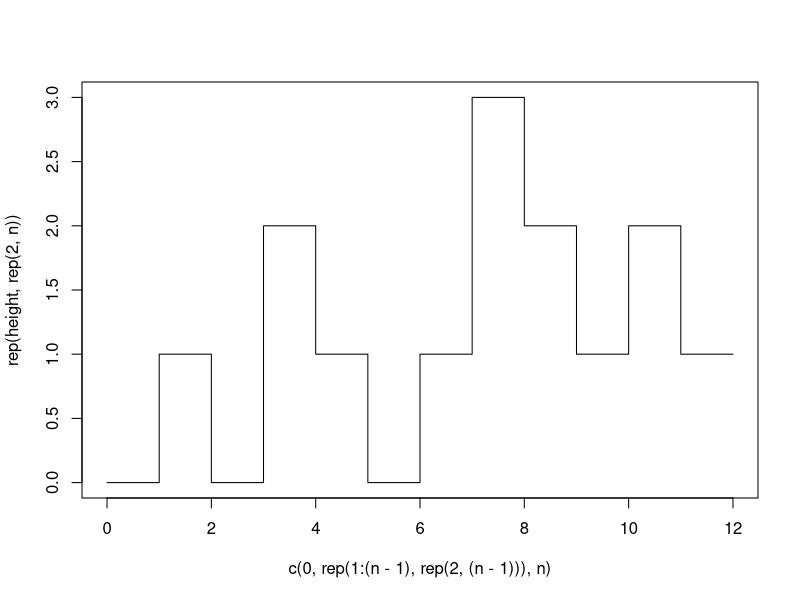
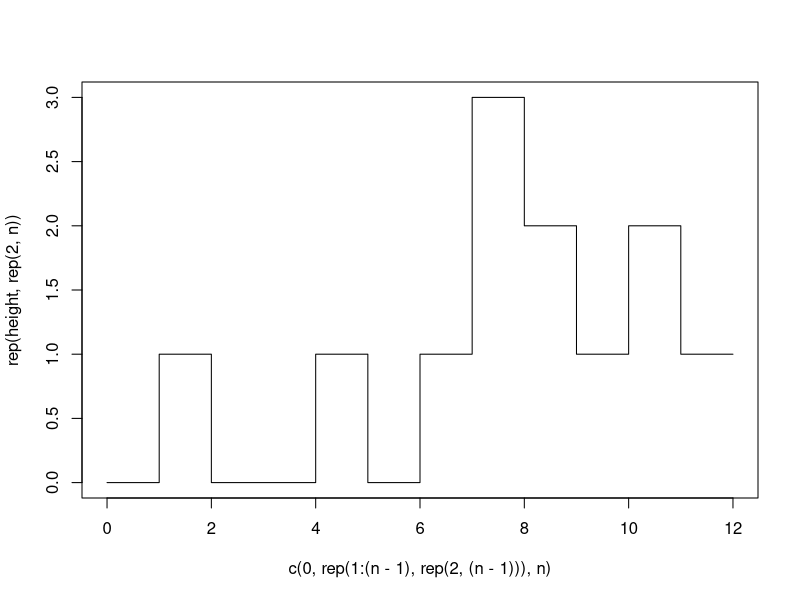

These charts were generated, in order, by the following R code:
##########31. Next Permutation##########
nextPermutation<- function(nums) {
  n<- length(nums)
  i<- n
  while(nums[i] <= nums[i-1]) {
    i<- i-1
  }
  if(i!=n) {
    ex<- nums[i:n]
    index<- which.min(ex[ex>nums[i-1]])
    a<- nums[i-1]
    nums[i-1]<- ex[index]
    ex[index]<- a
    ex<- sort(ex)
    return(c(nums[1:(i-1)], ex))
  }
  else {
    a<- nums[n]
    nums[n]<- nums[n-1]
    nums[n-1]<- a
    return(nums)
  }
}
nums<- c(6, 5, 4, 8, 7, 5, 1)
nextPermutation(nums)
nextPermutation(c(1,1,5))

##########32. Longest Valid Parentheses##########
Valid_Parentheses<- function(str) {
  punct_front<- c("(", "[", "{")
  punct_back<- c(")", "]", "}")
  x<-unlist(strsplit(str, split = ""))
  index_front<- which(x%in%punct_front)
  index_back<- which(x%in%punct_back)
  judge<- 0
  if(length(index_front)==length(index_back)) {  
    if(sum(index_front > index_back)==0) {
      judge<- 1
      n<- length(index_front)
      for(i in 1:n) {
        x_front<- x[index_front[n+1-i]]
        i_back<- min(index_back[index_back>index_front[n+1-i]])
        if(which(x_front %in% punct_front)!=
           which(x[i_back] %in% punct_back)) {
          judge<- 0
          break
        }
      }
    }
  }
  return(as.logical(judge))
}

longestValidParentheses<- function(s) {
  n<- nchar(s)
  ans<- ""
  for(i in 1:(n-1)) {
    for(j in (i+1):n) {
      x<- substr(s, start = i, stop = j)
      judge<- Valid_Parentheses(x)
      if(judge & nchar(x)>nchar(ans)) {ans<- x}
    }
  }
  return(list(ans, nchar(ans)))
}
longestValidParentheses(")()())")
longestValidParentheses("(()")

##########33. Search in Rotated Sorted Array##########
search<- function(nums, target) {
  return(ifelse(target %in% nums, which(target == nums), -1))
}
search(c(4,5,6,7,0,1,2), 6)
search(c(4,5,6,7,0,1,2), 8)

##########34. Search for a Range##########
searchRange<- function(nums, target) {
  if(target %in% nums) {return(which(nums == target))}
  else {return(c(-1,-1))}
}
searchRange(c(5, 7, 7, 8, 8, 10), 8)
searchRange(c(5, 7, 7, 8, 8, 10), 2)

##########35. Search Insert Position##########
searchInsert<- function(nums, target) {
  if(!(target %in% nums)) {nums<- sort(c(nums, target))}
  return(which(nums==target)-1)
}
n<- c(1,3,5,6)
searchInsert(n, 5)
searchInsert(n, 2)
searchInsert(n, 7)
searchInsert(n, 0)

##########36. Valid Sudoku##########
isValidSudoku<- function(sudoku) {
  valid<- function(nums) {
    nums<- as.numeric(nums[-which(nums==".")])
    judge<- 0
    if(sum(duplicated(nums))==0) {
      if(sum(nums>9)==0) {
        judge<- 1
      }
    }
    return(judge)
  }
  j1<- NULL
  for(i in c(1,3,6)) {
    for(j in c(1,3,6)) {
      x<- c(sudoku[i,j:(j+2)], sudoku[(i+1),j:(j+2)],
            sudoku[(i+2), j:(j+2)])
      j1<- rbind(j,valid(x))
    }
  }
  j2<- apply(sudoku, 1, valid)
  j3<- apply(sudoku, 2, valid)
  if(sum(!j1,!j2,!j3)==0) {return("is valid")}
  else {return("not valid")}
}

sudoku<- matrix(c(5,6,".",8,4,7,".",".",".",
              3,".",9,".",".",".",6,".",".",
              ".",".",8,".",".",".",".",".",".",
              ".","1",".",".","8",".",".","4",".",
              "7","9",".","6",".","2",".","1","8",
              ".","5",".",".","3",".",".","9",".",
              ".",".",".",".",".",".","2",".",".",
              ".",".","6",".",".",".","8",".","7",
              ".",".",".",3,1,6,".",5,9), nrow = 9)
isValidSudoku(sudoku)

sudoku2<- matrix(c(8,6,".",8,4,7,".",".",".",
                  3,".",9,".",".",".",6,".",".",
                  ".",".",8,".",".",".",".",".",".",
                  ".","1",".",".","8",".",".","4",".",
                  "7","9",".","6",".","2",".","1","8",
                  ".","5",".",".","3",".",".","9",".",
                  ".",".",".",".",".",".","2",".",".",
                  ".",".","6",".",".",".","8",".","7",
                  ".",".",".",3,1,6,".",5,9), nrow = 9)
isValidSudoku(sudoku2)

##########37. Sudoku Solver##########

##########38. Count and Say##########
countAndSay<- function(n) {
  count<- function(nums) {
    nums<- unlist(strsplit(as.character(nums), split = ""))
    n<- length(nums)
    l<- 1
    a<- 1
    b<- nums[1]
    for(i in 1:(n-1)) {
      if(nums[i+1]==nums[i]) {
        a[l]<- a[l]+1
        b[l]<- nums[i]
        }
      else {
        l<- l+1
        a[l]<- 1
        b[l]<- nums[i+1]
        }
    }
    return(as.numeric(paste(a, b,sep = "", collapse = "")))
  }
  if(n==1) {return(1)}
  if(n==2) {return(11)}
  else {
    ans<- 11
    for(i in 2:(n-1)) {
      ans<- count(ans)
    }
  }
  return(ans)
}
countAndSay(4)
countAndSay(5)
countAndSay(6)
countAndSay(7)

##########39. Combination Sum##########
combinationSum<- function(candidates, target) {
  library(gtools)
  candidates<- sort(candidates)
  n<- floor(target/candidates[1])
  ans<- vector("list")
  k<- 1
  for(i in 1:n) {
    index<- permutations(n=length(candidates),r=i, repeats.allowed = T)
    ans[[k]]<- candidates[index[which(rowSums(matrix(candidates[index],ncol = i))
            == target),]]
    if(length(ans[[k]])==0) {next}
    else {
      ans[[k]]<- t(apply(matrix(ans[[k]], ncol = i), 1, sort))
      ans[[k]]<- ans[[k]][!duplicated(ans[[k]]),]
      k<- k+1
    }
  }
  return(ans)
}
combinationSum(c(2,3,6,7), 7)
combinationSum(c(2,3,6,7), 6)
combinationSum(c(2,3,6,7), 15)

##########40. Combination Sum II##########
combinationSum2<- function(candidates, target) {
  library(gtools)
  candidates<- sort(candidates)
  n<- length(candidates)
  ans<- vector("list")
  k<- 1
  for(i in 1:n) {
    index<- permutations(n=n,r=i)
    ans[[k]]<- candidates[index[which(rowSums(matrix(candidates[index],ncol = i))
                                      == target),]]
    if(length(ans[[k]])==0) {next}
    else {
      ans[[k]]<- t(apply(matrix(ans[[k]], ncol = i), 1, sort))
      ans[[k]]<- ans[[k]][!duplicated(ans[[k]]),]
      k<- k+1
    }
  }
  return(ans)
}
combinationSum2(c(10, 1, 2, 7, 6, 1, 5), 8)
combinationSum(c(2,3,6,7), 6)
combinationSum(c(2,3,6,7), 15)

##########41. First Missing Positive#########
firstMissingPositive<- function(nums) {
  nums<- sort(nums)
  f<- which(nums>0)[1] #extra constant space
  for(i in f:length(nums)) {
    if(nums[i]!= (i-f+1)) { break}
  }
  if(i==length(nums)) {return(i-f+2)}
  else {return(i-f+1)}
}
firstMissingPositive(c(3,1,2,0))
firstMissingPositive(c(3,4,-1,1,-2))

##########42. Trapping Rain Water#########
trap<- function(height) {
  n<- length(height)
  i<- 1
  max_left<-0
  max_right<- 0
  ans<- 0
  plot(c(0, rep(1:(n-1),rep(2,(n-1))), n), rep(height, rep(2,n)), type = "l")
  while(i<n) {
    if(height[i]<= height[n]) {
      max_left<- max(max_left, height[i])
      ans<- ans+(max_left- height[i])
      i<- i+1
    }
    else {
      max_right<- max(max_right, height[n])
      ans<- ans+(max_right- height[n])
      n<- n-1
    }
  }
  
  return(ans)
}
trap(c(0,1,0,2,1,0,1,3,2,1,2,1))
trap(c(0,1,0,0,1,0,1,3,2,1,2,1))

##########43. Multiply Strings##########
MultiplyStrings<- function(num1,num2) {
  n1<- length(num1)
  n2<- length(num2)
  mat<- matrix(0, nrow = n1*n2, ncol = n1+n2)
  n<- 1
  for(i1 in 1:n1) {
    for(i2 in 1:n2) {
      mat[n, (i1+i2-1)]<- (num1[i1]*num2[i2])%/%10
      mat[n, (i1+i2)]<- (num1[i1]*num2[i2])%%10
      n<- n+1
    }
  }
  k<- 1
  tens<- 0
  ans<- rep(0,(n1+n2))
  for(j in rev(1:(n1+n2))) {
    a<- sum(mat[,j])+tens
    tens<- a%/%10
    ans[k]<- a%%10
    k<- k+1
  }
  if(a >= 10) {ans[k]<- tens}
  return(rev(ans))
}
MultiplyStrings(c(1,9,7,9,9), c(9,9,8))

##########44. Wildcard Matching##########
isMatch<- function(s, p) {
  if(nchar(p)<= nchar(s)) {
    expr<- unlist(strsplit(p ,split = ""))
    expr<- ifelse(expr=="?", ".{1}", expr)
    expr<- ifelse(expr=="*", ".*", expr)
    expr<- paste(expr, collapse = "")
    if(regmatches(s, regexpr(pattern = expr, s))==s) {return(TRUE)}
    else {return(FALSE)}
  }
  else {return(FALSE)}
}
isMatch("aa","a")
isMatch("aa","aa")
isMatch("aa", "*")
isMatch("aab", "c*a*b")
isMatch("ab", "?*")

##########45. Jump Game II##########
jump<- function(nums) {
  n<- length(nums)
  a<- 1
  b<- 0
  k<- 0
  for(i in 1:n) {
    if(a<i) {
      a<- b
      k<- k+1
    }   
    b<- max(b, i+nums[i])
  }
  return(k)
}
jump(c(2,3,1,1,4))
jump(c(2,3,1,1,4,1,1))

##########46. Permutations##########

##########47. Permutations II##########

##########48. Rotate Image##########

##########49. Group Anagrams##########
groupAnagrams<- function(strs) {
  a<- sapply(strs, strsplit, split="")
  a<- lapply(a, sort)
  a<- unlist(lapply(a, paste, collapse=""))
  index<- lapply(unique(a), function(x) {which(a==x)})
  ans<- lapply(index, function(x) {strs[x]})
  return(ans)
}
groupAnagrams(c("eat", "tea", "tan", "ate", "nat", "bat"))







